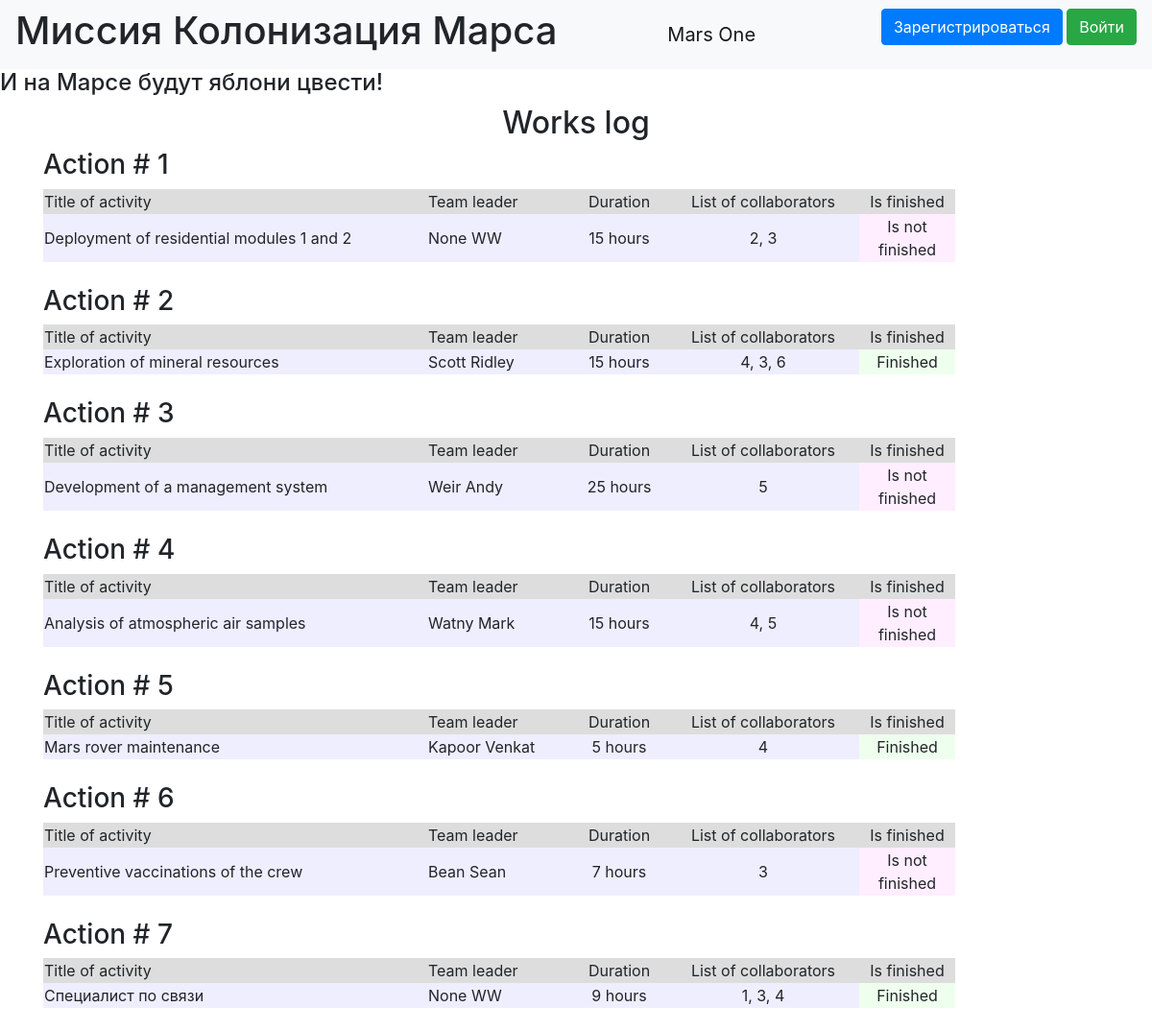
The app's page /, older data.
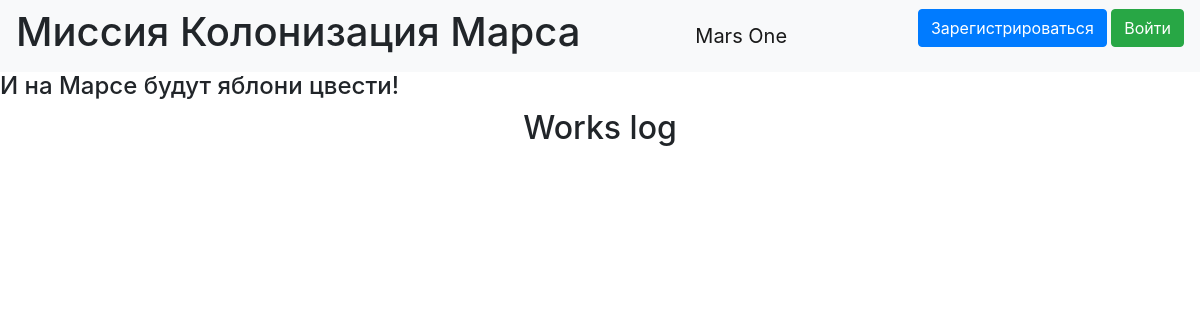
The same page, newer data.
### data/jobs.py (models this page shows)
class Jobs(SqlAlchemyBase):
    __tablename__ = 'jobs'
    id = sqlalchemy.Column(sqlalchemy.Integer, primary_key=True, autoincrement=True)
    job = sqlalchemy.Column(sqlalchemy.String, nullable=True)
    work_size = sqlalchemy.Column(sqlalchemy.Integer, nullable=True, default=0)
    collaborators = sqlalchemy.Column(sqlalchemy.String, nullable=True)
    start_date = sqlalchemy.Column(sqlalchemy.DateTime, default=datetime.datetime.now)
    end_date = sqlalchemy.Column(sqlalchemy.DateTime, default=datetime.datetime.now)
    is_finished = sqlalchemy.Column(sqlalchemy.Boolean, default=True)
    team_leader = sqlalchemy.Column(sqlalchemy.Integer, sqlalchemy.ForeignKey("users.id"))
    user = orm.relationship('User')
    departments = orm.relationship("Department",
                                   secondary="association",
                                   backref="jobs")

### data/users.py (models this page shows, shortened)
class User(SqlAlchemyBase, UserMixin):
    __tablename__ = 'users'
    id = sqlalchemy.Column(sqlalchemy.Integer,
                           primary_key=True, autoincrement=True)
    age = sqlalchemy.Column(sqlalchemy.Integer)
    surname = sqlalchemy.Column(sqlalchemy.String)
    name = sqlalchemy.Column(sqlalchemy.String, nullable=True)
    about = sqlalchemy.Column(sqlalchemy.String, nullable=True)
    email = sqlalchemy.Column(sqlalchemy.String,
                              index=True, unique=True, nullable=True)
    position = sqlalchemy.Column(sqlalchemy.String)
    speciality = sqlalchemy.Column(sqlalchemy.String)
    address = sqlalchemy.Column(sqlalchemy.String)
    hashed_password = sqlalchemy.Column(sqlalchemy.String, nullable=True)
    created_date = sqlalchemy.Column(sqlalchemy.DateTime,
                                     default=datetime.datetime.now)
    jobs = orm.relationship("Jobs", back_populates='user')
    departments = orm.relationship("Department", back_populates='user')

### index.py (the view)
@app.route("/")
def index():
    session = db_session.create_session()
    users = session.query(User).all()
    names = {name.id: (name.surname, name.name) for name in users}
    if current_user.is_authenticated:
        if current_user.id == 1:
            jobs = session.query(Jobs)
        else:
            jobs = session.query(Jobs).filter(
                (Jobs.team_leader == current_user.id))
    else:
        jobs = session.query(Jobs).all()
    return render_template("index.html", jobs=jobs, names=names)

### data/db_session.py (called while the page is built)
def create_session() -> Session:
    global __factory
    return __factory()

### templates/index.html (shortened to what this page needs)
{% extends "base.html" %}
{% block content %}
<h2 align="center">Works log</h2>
{% for job in jobs %}
<h3>Action # {{ job.id }}</h3>
<div class="table_container">
    <table class="my_table">
        <tr class="my_row">
            <td class="title" width="400px" bgcolor="#dddddd">Title of activity</td>
            <td class="title" width="150px" bgcolor="#dddddd">Team leader</td>
            <td class="title" width="100px" bgcolor="#dddddd" align="center">Duration</td>
            <td class="title" width="200px" bgcolor="#dddddd" align="center">List of collaborators</td>
            <td class="title" width="100px" bgcolor="#dddddd" align="center">Is finished</td>
        </tr>
        <tr class="my_row">
            <td class="ordinary" bgcolor="#eeeeff">{{ job.job.capitalize() }}</td>
            <td class="ordinary" bgcolor="#eeeeff">{{ names[job.team_leader][0] }} {{ names[job.team_leader][1] }}</td>
            <td class="ordinary" bgcolor="#eeeeff" align="center">{{ job.work_size }} hours</td>
            <td class="ordinary" bgcolor="#eeeeff" align="center">{{ job.collaborators }}</td>
            {% if job.is_finished %}
            <td class="ordinary" bgcolor="#eeffee" align="center">Finished</td>
            {% else %}
            <td class="ordinary" bgcolor="#ffeeff" align="center">Is not finished</td>
            {% endif %}
        </tr>
    </table>
</div>
<br>
{% endfor %}
{% endblock %}

### templates/base.html (shortened to what this page needs)
<!DOCTYPE html>
<html lang="en">
<head>
    <link rel="stylesheet" href="https://stackpath.bootstrapcdn.com/bootstrap/4.4.1/css/bootstrap.min.css">
    <link rel="stylesheet" type="text/css" href="../static/css/style.css" />
</head>
  <body>
    <header>
      <nav class="navbar navbar-light bg-light">
          <h1>Миссия Колонизация Марса</h1>
        <a class="navbar-brand" href="#">Mars One</a>
          {% if current_user.is_authenticated %}
            <a class="navbar-brand" href="/logout">{{ current_user.name }}</a>
          {% else %}
    <p>
        <a class="btn btn-primary " href="/register">Зарегистрироваться</a>
        <a class="btn btn-success" href="/login">Войти</a>
    </p>
{% endif %}
      </nav>
        <h4>И на Марсе будут яблони цвести!</h4>
    </header>
    <main role="main" class="container">
        {% block content %}{% endblock %}
    </main>
  </body>
</html>

Row changes from the older to the newer data that the page shows:
removed Jobs: id "1", job "Deployment of residential modules 1 and 2", team_leader "None", team_leader.name "WW", work_size "15", collaborators "2, 3", is_finished "Is not finished"
removed Jobs: id "2", job "Exploration of mineral resources", team_leader.surname "Scott", team_leader.name "Ridley", work_size "15", collaborators "4, 3, 6", is_finished "Finished"
removed Jobs: id "3", job "Development of a management system", team_leader.surname "Weir", team_leader.name "Andy", work_size "25", collaborators "5", is_finished "Is not finished"
removed Jobs: id "4", job "Analysis of atmospheric air samples", team_leader.surname "Watny", team_leader.name "Mark", work_size "15", collaborators "4, 5", is_finished "Is not finished"
removed Jobs: id "5", job "Mars rover maintenance", team_leader.surname "Kapoor", team_leader.name "Venkat", work_size "5", collaborators "4", is_finished "Finished"
removed Jobs: id "6", job "Preventive vaccinations of the crew", team_leader.surname "Bean", team_leader.name "Sean", work_size "7", collaborators "3", is_finished "Is not finished"
removed Jobs: id "7", job "Специалист по связи", team_leader "None", team_leader.name "WW", work_size "9", collaborators "1, 3, 4", is_finished "Finished"
